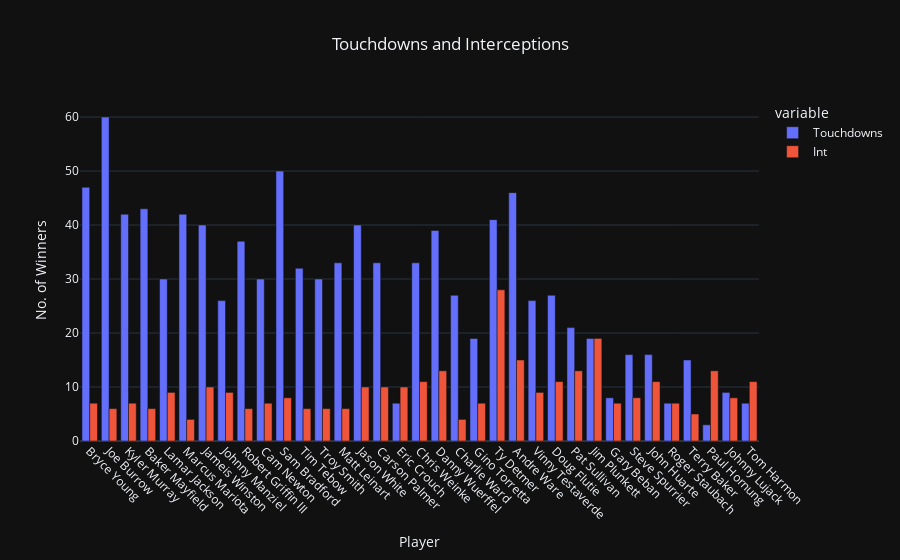

Source (notebook cell):
### Code cell
df_qb = df[df["Int"] >= 0]
fig = px.bar(
    df_qb, x="Player",
    y=["Touchdowns", "Int"],
    barmode="group",
    title="Touchdowns and Interceptions",
    labels={"Int":"Interceptions"})
fig.update_xaxes(tickangle=45)
fig.update_layout(
    template="plotly_dark",
    font_family="Open sans",
    title=dict(x=0.5),
    yaxis_title="No. of Winners")
fig.show()

### Figure 1 — Plotly figure (JSON) as saved in the notebook; plotly's stock layout.template omitted (floating-point values rounded to 4 significant figures)
{"data": [{"alignmentgroup": "True", "hovertemplate": "variable=Touchdowns<br>Player=%{x}<br>value=%{y}<extra></extra>", "legendgroup": "Touchdowns", "marker": {"color": "#636efa", "pattern": {"shape": ""}}, "name": "Touchdowns", "offsetgroup": "Touchdowns", "orientation": "v", "showlegend": true, "textposition": "auto", "type": "bar", "x": ["Bryce Young", "Joe Burrow", "Kyler Murray", "Baker Mayfield", "Lamar Jackson", "Marcus Mariota", "Jameis Winston", "Johnny Manziel", "Robert Griffin III", "Cam Newton", "Sam Bradford", "Tim Tebow", "Troy Smith", "Matt Leinart", "Jason White", "Carson Palmer", "Eric Crouch", "Chris Weinke", "Danny Wuerffel", "Charlie Ward", "Gino Torretta", "Ty Detmer", "Andre Ware", "Vinny Testaverde", "Doug Flutie", "Pat Sullivan", "Jim Plunkett", "Gary Beban", "Steve Spurrier", "John Huarte", "Roger Staubach", "Terry Baker", "Paul Hornung", "Johnny Lujack", "Tom Harmon"], "xaxis": "x", "y": [47, 60, 42, 43, 30, 42, 40, 26, 37, 30, 50, 32, 30, 33, 40, 33, 7, 33, 39, 27, 19, 41, 46, 26, 27, 21, 19, 8, 16, 16, 7, 15, 3, 9, 7], "yaxis": "y"}, {"alignmentgroup": "True", "hovertemplate": "variable=Int<br>Player=%{x}<br>value=%{y}<extra></extra>", "legendgroup": "Int", "marker": {"color": "#EF553B", "pattern": {"shape": ""}}, "name": "Int", "offsetgroup": "Int", "orientation": "v", "showlegend": true, "textposition": "auto", "type": "bar", "x": ["Bryce Young", "Joe Burrow", "Kyler Murray", "Baker Mayfield", "Lamar Jackson", "Marcus Mariota", "Jameis Winston", "Johnny Manziel", "Robert Griffin III", "Cam Newton", "Sam Bradford", "Tim Tebow", "Troy Smith", "Matt Leinart", "Jason White", "Carson Palmer", "Eric Crouch", "Chris Weinke", "Danny Wuerffel", "Charlie Ward", "Gino Torretta", "Ty Detmer", "Andre Ware", "Vinny Testaverde", "Doug Flutie", "Pat Sullivan", "Jim Plunkett", "Gary Beban", "Steve Spurrier", "John Huarte", "Roger Staubach", "Terry Baker", "Paul Hornung", "Johnny Lujack", "Tom Harmon"], "xaxis": "x", "y": [7, 6, 7, 6, 9, 4, 10, 9, 6, 7, 8, 6, 6, 6, 10, 10, 10, 11, 13, 4, 7, 28, 15, 9, 11, 13, 19, 7, 8, 11, 7, 5, 13, 8, 11], "yaxis": "y"}], "layout": {"autosize": true, "barmode": "group", "font": {"family": "Open sans"}, "legend": {"title": {"text": "variable"}, "tracegroupgap": 0}, "title": {"text": "Touchdowns and Interceptions", "x": 0.5}, "xaxis": {"anchor": "y", "autorange": true, "domain": [0, 1], "range": [-0.5, 34.5], "tickangle": 45, "title": {"text": "Player"}, "type": "category"}, "yaxis": {"anchor": "x", "autorange": true, "domain": [0, 1], "range": [0, 63.16], "title": {"text": "No. of Winners"}, "type": "linear"}}}
